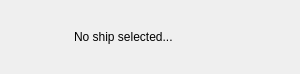
        <widget class="QFrame" name="itemHeaderFrame">
         <property name="sizePolicy">
          <sizepolicy hsizetype="Preferred" vsizetype="Fixed">
           <horstretch>4</horstretch>
           <verstretch>0</verstretch>
          </sizepolicy>
         </property>
         <property name="minimumSize">
          <size>
           <width>300</width>
           <height>74</height>
          </size>
         </property>
         <property name="maximumSize">
          <size>
           <width>16777215</width>
           <height>74</height>
          </size>
         </property>
         <property name="frameShape">
          <enum>QFrame::NoFrame</enum>
         </property>
         <property name="frameShadow">
          <enum>QFrame::Plain</enum>
         </property>
         <property name="lineWidth">
          <number>0</number>
         </property>
         <layout class="QHBoxLayout" name="horizontalLayout_2">
          <property name="spacing">
           <number>5</number>
          </property>
          <property name="margin">
           <number>5</number>
          </property>
          <item>
           <widget class="QFrame" name="iconFrame">
            <property name="sizePolicy">
             <sizepolicy hsizetype="Fixed" vsizetype="Fixed">
              <horstretch>0</horstretch>
              <verstretch>0</verstretch>
             </sizepolicy>
            </property>
            <property name="minimumSize">
             <size>
              <width>64</width>
              <height>64</height>
             </size>
            </property>
            <property name="maximumSize">
             <size>
              <width>64</width>
              <height>64</height>
             </size>
            </property>
            <property name="frameShape">
             <enum>QFrame::NoFrame</enum>
            </property>
            <property name="frameShadow">
             <enum>QFrame::Plain</enum>
            </property>
            <property name="lineWidth">
             <number>0</number>
            </property>
            <widget class="QLabel" name="metaGroupIcon">
             <property name="geometry">
              <rect>
               <x>0</x>
               <y>0</y>
               <width>64</width>
               <height>64</height>
              </rect>
             </property>
             <property name="sizePolicy">
              <sizepolicy hsizetype="Fixed" vsizetype="Fixed">
               <horstretch>0</horstretch>
               <verstretch>0</verstretch>
              </sizepolicy>
             </property>
             <property name="minimumSize">
              <size>
               <width>64</width>
               <height>64</height>
              </size>
             </property>
             <property name="maximumSize">
              <size>
               <width>64</width>
               <height>64</height>
              </size>
             </property>
             <property name="autoFillBackground">
              <bool>false</bool>
             </property>
             <property name="frameShape">
              <enum>QFrame::NoFrame</enum>
             </property>
             <property name="text">
              <string/>
             </property>
            </widget>
            <widget class="QLabel" name="iconLabel">
             <property name="geometry">
              <rect>
               <x>0</x>
               <y>0</y>
               <width>64</width>
               <height>64</height>
              </rect>
             </property>
             <property name="sizePolicy">
              <sizepolicy hsizetype="Fixed" vsizetype="Fixed">
               <horstretch>0</horstretch>
               <verstretch>0</verstretch>
              </sizepolicy>
             </property>
             <property name="minimumSize">
              <size>
               <width>64</width>
               <height>64</height>
              </size>
             </property>
             <property name="maximumSize">
              <size>
               <width>64</width>
               <height>64</height>
              </size>
             </property>
             <property name="autoFillBackground">
              <bool>false</bool>
             </property>
             <property name="frameShape">
              <enum>QFrame::NoFrame</enum>
             </property>
             <property name="text">
              <string/>
             </property>
             <property name="pixmap">
              <pixmap resource="../../../../resources/icons_pq.qrc">:/pq/icons/pausequafe/no_item_selected.png</pixmap>
             </property>
            </widget>
           </widget>
          </item>
          <item>
           <widget class="QLabel" name="itemNameLabel">
            <property name="sizePolicy">
             <sizepolicy hsizetype="Preferred" vsizetype="Fixed">
              <horstretch>0</horstretch>
              <verstretch>0</verstretch>
             </sizepolicy>
            </property>
            <property name="minimumSize">
             <size>
              <width>0</width>
              <height>64</height>
             </size>
            </property>
            <property name="maximumSize">
             <size>
              <width>16777215</width>
              <height>64</height>
             </size>
            </property>
            <property name="styleSheet">
             <string notr="true">font: 18px &quot;Arial&quot;;</string>
            </property>
            <property name="text">
             <string>No ship selected...</string>
            </property>
            <property name="wordWrap">
             <bool>true</bool>
            </property>
           </widget>
          </item>
         </layout>
        </widget>
